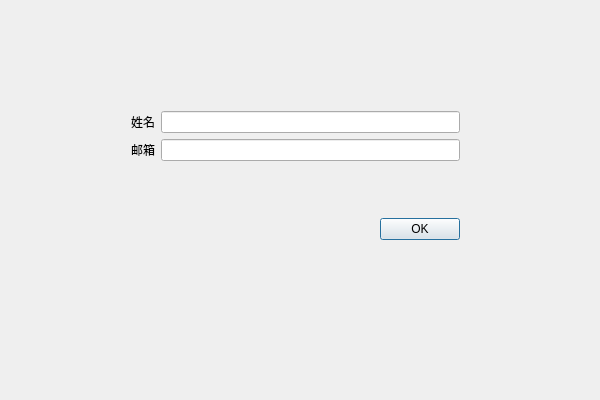
<?xml version="1.0" encoding="UTF-8"?>
<ui version="4.0">
 <class>AddDialogClass</class>
 <widget class="QDialog" name="AddDialogClass">
  <property name="geometry">
   <rect>
    <x>0</x>
    <y>0</y>
    <width>600</width>
    <height>400</height>
   </rect>
  </property>
  <property name="windowTitle">
   <string>AddDialog</string>
  </property>
  <widget class="QWidget" name="">
   <property name="geometry">
    <rect>
     <x>120</x>
     <y>100</y>
     <width>351</width>
     <height>151</height>
    </rect>
   </property>
   <layout class="QVBoxLayout" name="verticalLayout">
    <item>
     <layout class="QGridLayout" name="gridLayout">
      <item row="0" column="1">
       <widget class="QLineEdit" name="nameEdit"/>
      </item>
      <item row="0" column="0">
       <widget class="QLabel" name="nameText">
        <property name="text">
         <string>姓名</string>
        </property>
       </widget>
      </item>
      <item row="1" column="0">
       <widget class="QLabel" name="emailText">
        <property name="text">
         <string>邮箱</string>
        </property>
       </widget>
      </item>
      <item row="1" column="1">
       <widget class="QLineEdit" name="emailEdit"/>
      </item>
     </layout>
    </item>
    <item>
     <spacer name="verticalSpacer">
      <property name="orientation">
       <enum>Qt::Vertical</enum>
      </property>
      <property name="sizeHint" stdset="0">
       <size>
        <width>20</width>
        <height>40</height>
       </size>
      </property>
     </spacer>
    </item>
    <item>
     <layout class="QHBoxLayout" name="horizontalLayout">
      <item>
       <spacer name="horizontalSpacer">
        <property name="orientation">
         <enum>Qt::Horizontal</enum>
        </property>
        <property name="sizeHint" stdset="0">
         <size>
          <width>40</width>
          <height>20</height>
         </size>
        </property>
       </spacer>
      </item>
      <item>
       <widget class="QPushButton" name="okButton">
        <property name="text">
         <string>OK</string>
        </property>
       </widget>
      </item>
     </layout>
    </item>
   </layout>
  </widget>
 </widget>
 <layoutdefault spacing="6" margin="11"/>
 <resources/>
 <connections>
  <connection>
   <sender>okButton</sender>
   <signal>clicked()</signal>
   <receiver>AddDialogClass</receiver>
   <slot>accept()</slot>
   <hints>
    <hint type="sourcelabel">
     <x>429</x>
     <y>231</y>
    </hint>
    <hint type="destinationlabel">
     <x>431</x>
     <y>272</y>
    </hint>
   </hints>
  </connection>
 </connections>
</ui>
